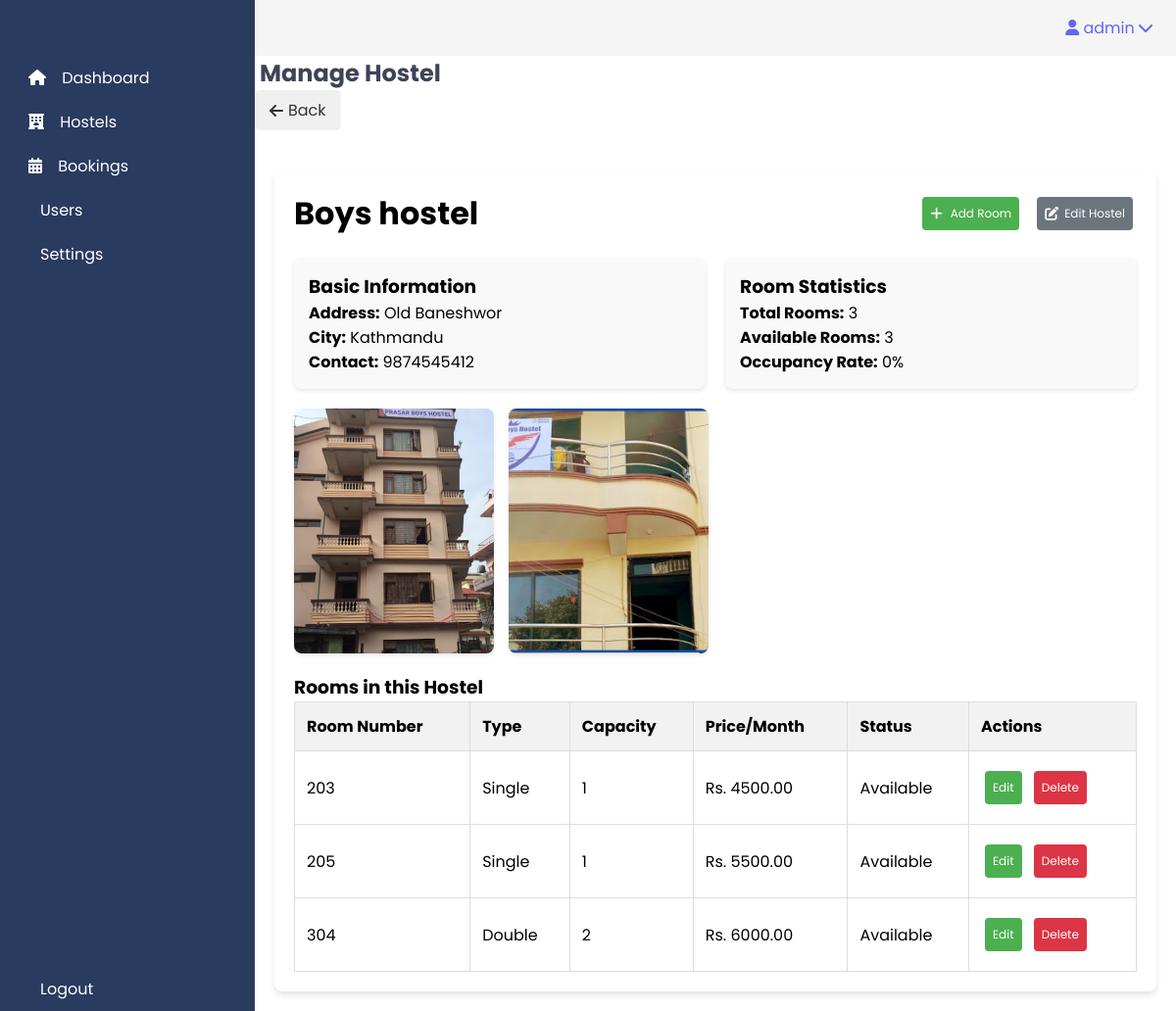
Page /admin/manage_hostels.php?id=7 (signed in) on the committed database.
### tables this page shows
CREATE TABLE `hostels` (
  `HostelID` int(11) NOT NULL,
  `Name` varchar(100) NOT NULL,
  `Address` varchar(255) NOT NULL,
  `City` varchar(50) DEFAULT NULL,
  `Description` text DEFAULT NULL,
  `ContactNumber` varchar(15) DEFAULT NULL,
  `AdminID` int(11) DEFAULT NULL,
  `CreatedAt` timestamp NOT NULL DEFAULT current_timestamp(),
  `TotalRooms` int(11) DEFAULT 0,
  `AvailableRooms` int(11) DEFAULT 0
);

CREATE TABLE `hostel_images` (
  `ImageID` int(11) NOT NULL,
  `HostelID` int(11) NOT NULL,
  `ImagePath` varchar(255) NOT NULL,
  `IsPrimaryImage` tinyint(1) DEFAULT 0,
  `UploadedAt` timestamp NOT NULL DEFAULT current_timestamp()
);

CREATE TABLE `rooms` (
  `RoomID` int(11) NOT NULL,
  `RoomNumber` varchar(10) NOT NULL,
  `Floor` int(11) DEFAULT NULL,
  `HostelID` int(11) NOT NULL,
  `RoomType` enum('Single','Double','Dorm') NOT NULL,
  `PricePerMonth` decimal(10,2) NOT NULL,
  `AvailabilityStatus` enum('Available','Booked') DEFAULT 'Available',
  `MaxOccupancy` int(11) NOT NULL,
  `HasPrivateBathroom` tinyint(1) DEFAULT 0,
  `HasAirConditioning` tinyint(1) DEFAULT 0,
  `WindowView` enum('Street','Garden','Courtyard','No View') DEFAULT NULL,
  `SquareFootage` decimal(6,2) DEFAULT NULL,
  `FurnishingStatus` enum('Fully Furnished','Partially Furnished','Unfurnished') DEFAULT NULL,
  `AdditionalAmenities` text DEFAULT NULL,
  `CreatedAt` timestamp NOT NULL DEFAULT current_timestamp()
);

### admin/manage_hostels.php (the view, shortened to what this page needs)
<?php
require_once('../includes/db_connection.php');
$HostelID = intval($_GET['id']);
$query = "SELECT * FROM hostels WHERE HostelID = ?";
$stmt = $conn->prepare($query);
$stmt->bind_param("i", $HostelID);
$stmt->execute();
$result = $stmt->get_result();
$hostel = $result->fetch_assoc();
$roomQuery = "SELECT * FROM rooms WHERE HostelID = ?";
$roomStmt = $conn->prepare($roomQuery);
$roomStmt->bind_param("i", $HostelID);
$roomStmt->execute();
$roomResult = $roomStmt->get_result();
$imageQuery = "SELECT * FROM hostel_images WHERE HostelID = ?";
$imageStmt = $conn->prepare($imageQuery);
$imageStmt->bind_param("i", $HostelID);
$imageStmt->execute();
$imageResult = $imageStmt->get_result();
$totalRoomsQuery = "SELECT
    COUNT(*) as TotalRooms,
    SUM(CASE WHEN AvailabilityStatus = 'Available' THEN 1 ELSE 0 END) as AvailableRooms
    FROM rooms
    WHERE HostelID = ?";
$totalRoomsStmt = $conn->prepare($totalRoomsQuery);
$totalRoomsStmt->bind_param("i", $HostelID);
$totalRoomsStmt->execute();
$roomCountResult = $totalRoomsStmt->get_result()->fetch_assoc();
?>
<!DOCTYPE html>
<html lang="en">
<head>
    <link href="https://cdn.lineicons.com/4.0/lineicons.css" rel="stylesheet" />
    <link rel="stylesheet" href="https://cdnjs.cloudflare.com/ajax/libs/font-awesome/6.0.0/css/all.min.css">
    <link rel="stylesheet" href="../assets/css/admin.css">
</head>
<body>
    <div class="container">
        <?php include 'sidebar.php'; ?>
        <div class="main">
            <?php include 'navbar.php'; ?>
            <h2>Manage Hostel</h2>
            <div class="header-actions">
                <a href="view_hostels.php" class="back-btn"><i class="fas fa-arrow-left"></i> Back</a>
            </div>
            <div class="manage-hostel-content">
                <div class="hostel-header">
                    <h1><?php echo htmlspecialchars($hostel['Name']); ?> </h1>
                    <div class="action-buttons">
                        <a href="add_room.php?hostelId=<?php echo $HostelID; ?>" class="btn btn-primary">
                            <i class="fas fa-plus"></i> Add Room
                        </a>
                        <a href="edit_hostel.php?id=<?php echo $HostelID; ?>" class="btn btn-secondary">
                            <i class="fas fa-edit"></i> Edit Hostel
                        </a>
                    </div>
                </div>
                <div class="hostel-details-grid">
                    <div class="detail-card">
                        <h3>Basic Information</h3>
                        <p><strong>Address:</strong> <?php echo htmlspecialchars($hostel['Address']); ?></p>
                        <p><strong>City:</strong> <?php echo htmlspecialchars($hostel['City']); ?></p>
                        <p><strong>Contact:</strong> <?php echo htmlspecialchars($hostel['ContactNumber']); ?></p>
                    </div>
                    <div class="detail-card">
                        <h3>Room Statistics</h3>
                        <p><strong>Total Rooms:</strong> <?php echo $roomCountResult['TotalRooms']; ?></p>
                        <p><strong>Available Rooms:</strong> <?php echo $roomCountResult['AvailableRooms']; ?></p>
                        <p><strong>Occupancy Rate:</strong>
                            <?php
                            $occupancyRate = ($roomCountResult['TotalRooms'] > 0)
                                ? round((1 - $roomCountResult['AvailableRooms'] / $roomCountResult['TotalRooms']) * 100, 2)
                                : 0;
                            echo $occupancyRate . '%';
                            ?>
                        </p>
                    </div>
                </div>
                <div class="images-container">
                    <?php if ($imageResult->num_rows > 0): ?>
                        <?php while ($image = $imageResult->fetch_assoc()): ?>
                            <div class="image-card">
                                <img src="../<?php echo htmlspecialchars($image['ImagePath']); ?>" alt="Hostel Image">
                            </div>
                        <?php endwhile; ?>
                    <?php else: ?>
                        <p>No images uploaded for this hostel.</p>
                    <?php endif; ?>
                </div>
                <div class="rooms-section">
                    <h3>Rooms in this Hostel</h3>
                    <?php if ($roomResult->num_rows > 0): ?>
                        <table class="rooms-table">
                            <thead>
                                <tr>
                                    <th>Room Number</th>
                                    <th>Type</th>
                                    <th>Capacity</th>
                                    <th>Price/Month</th>
                                    <th>Status</th>
                                    <th>Actions</th>
                                </tr>
                            </thead>
                            <tbody>
                                <?php while ($room = $roomResult->fetch_assoc()): ?>
                                    <tr>
                                        <td><?php echo htmlspecialchars($room['RoomNumber']); ?></td>
                                        <td><?php echo htmlspecialchars($room['RoomType']); ?></td>
                                        <td><?php echo htmlspecialchars($room['MaxOccupancy']); ?></td>
                                        <td>Rs. <?php echo htmlspecialchars($room['PricePerMonth']); ?></td>
                                        <td><?php echo htmlspecialchars($room['AvailabilityStatus']); ?></td>
                                        <td>
                                            <a href="edit_room.php?id=<?php echo $room['RoomID']; ?>" class="btn btn-primary btn-sm">Edit</a>
                                            <a href="manage_hostels.php?action=delete&roomId=<?php echo $room['RoomID']; ?>&id=<?php echo $HostelID; ?>"
                                                class="btn btn-secondary btn-sm"
                                                style="background-color: #dc3545;"
                                                onclick="return confirm('Are you sure you want to delete this room?');">Delete</a>
                                        </td>
                                    </tr>
                                <?php endwhile; ?>
                            </tbody>
                        </table>
                    <?php else: ?>
                        <p>No rooms found for this hostel.</p>
                    <?php endif; ?>
                </div>
            </div>
        </div>
    </div>
</body>
</html>

### assets/css/admin.css (style rules this page uses)
a { text-decoration: none; color: #6366f1; }
h2 { margin-left: 5px; color: #3e4455; }
img { vertical-align: middle; max-width: 100%; }
body { font-family: "Poppins", sans-serif; }
.container { display: flex; }
.main { display: flex; flex-direction: column; min-height: 100vh; width: 100%; overflow: hidden; }
.btn-primary { background-color: #4caf50; color: white; padding: 8px 8px; border: none; border-radius: 4px; cursor: pointer; font-size: 12px; margin: 8px 4px; display: inline-flex; align-items: center; gap: 8px; text-decoration: none; transition: background-color 0.3s ease; width: fit-content; }
.btn-primary i { font-size: 14px; }
.btn-secondary { background-color: #6c757d; color: white; padding: 8px 8px; border: none; border-radius: 4px; cursor: pointer; font-size: 12px; margin: 8px 4px; display: inline-flex; align-items: center; gap: 6px; text-decoration: none; transition: background-color 0.3s ease; width: fit-content; }
.btn-secondary i { font-size: 14px; }
.header-actions { display: flex; align-items: center; gap: 20px; margin-bottom: 20px; }
.back-btn { text-decoration: none; color: #333; padding: 8px 15px; border-radius: 5px; background-color: #f0f0f0; display: inline-flex; align-items: center; gap: 5px; }

### admin/manage_hostels.php (style rules this page uses)
.manage-hostel-content { background-color: white; border-radius: 8px; box-shadow: 0 4px 6px rgba(0, 0, 0, 0.1); padding: 20px; margin: 20px; }
.hostel-header { display: flex; justify-content: space-between; align-items: center; margin-bottom: 20px; }
.action-buttons { display: flex; gap: 10px; }
.hostel-details-grid { display: grid; grid-template-columns: repeat(auto-fit, minmax(250px, 1fr)); gap: 20px; margin-bottom: 20px; }
.detail-card { background-color: #f9f9f9; border-radius: 8px; padding: 15px; box-shadow: 0 2px 4px rgba(0, 0, 0, 0.1); }
.images-container { display: grid; grid-template-columns: repeat(auto-fill, minmax(200px, 1fr)); gap: 15px; margin-bottom: 20px; }
.image-card { border-radius: 8px; overflow: hidden; box-shadow: 0 2px 4px rgba(0, 0, 0, 0.1); transition: transform 0.3s ease; }
.image-card img { width: 100%; height: 250px; object-fit: cover; }
.rooms-table { width: 100%; border-collapse: collapse; }
.rooms-table th, .rooms-table td { border: 1px solid #ddd; padding: 12px; text-align: left; }
.rooms-table thead { background-color: #f2f2f2; font-weight: bold; }

### rows in the picture
hostels: Name "Boys hostel", Address "Old Baneshwor", City "Kathmandu", ContactNumber "9874545412"
hostel_images: ImagePath (picture)
hostel_images: ImagePath (picture)
rooms: RoomNumber "203", RoomType "Single", MaxOccupancy "1", PricePerMonth "4500.00", AvailabilityStatus "Available"
rooms: RoomNumber "205", RoomType "Single", MaxOccupancy "1", PricePerMonth "5500.00", AvailabilityStatus "Available"
rooms: RoomNumber "304", RoomType "Double", MaxOccupancy "2", PricePerMonth "6000.00", AvailabilityStatus "Available"

### other values in the picture
$_SESSION['username'] "admin"
$roomCountResult['TotalRooms'] "3"
$roomCountResult['AvailableRooms'] "3"
$occupancyRate "0"
